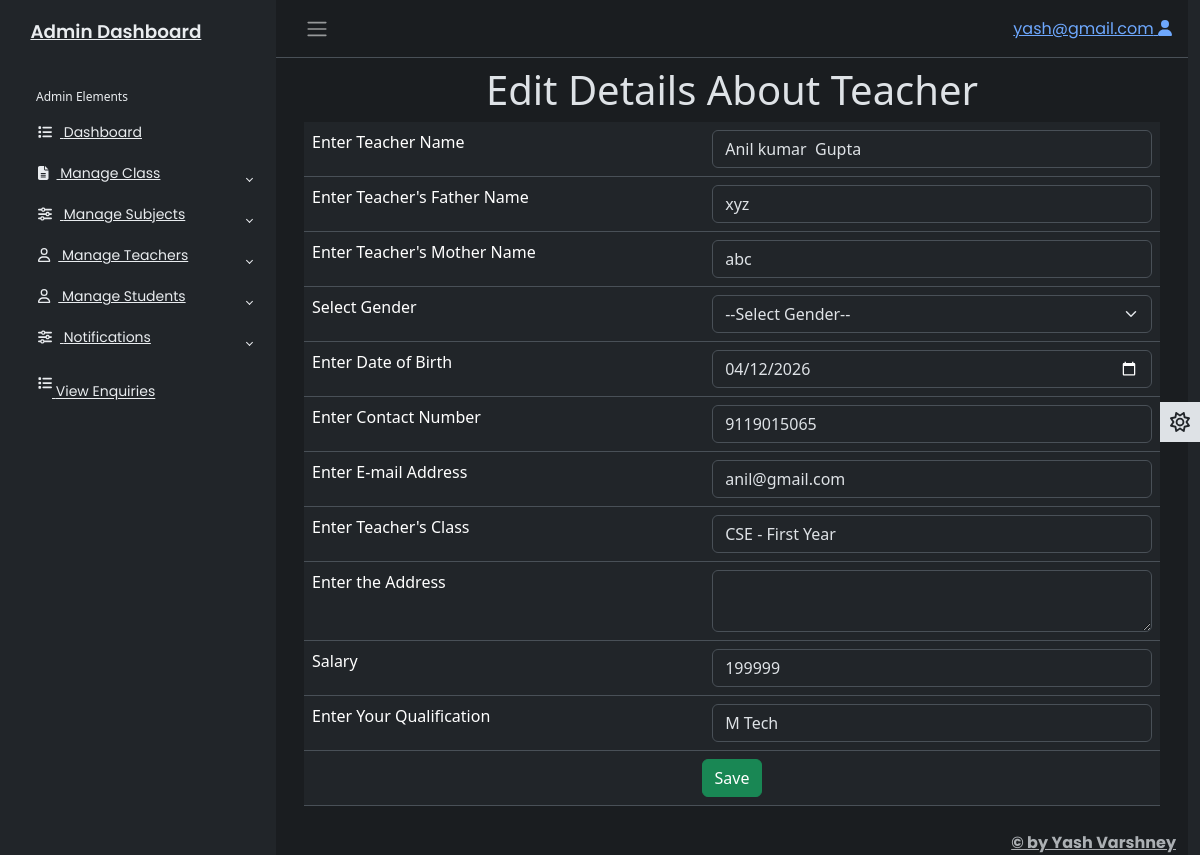
The app's page /adminapp/editteacher/1 (signed in) with its own data.
### adminapp/models.py (models this page shows)
class Teacher(models.Model):
    id = models.AutoField(primary_key=True)
    name = models.CharField(max_length=50)
    fname = models.CharField(max_length=50)
    mname = models.CharField(max_length=50)
    gender = models.CharField(max_length=10)
    dob = models.CharField(max_length=15)
    contactno = models.CharField(max_length=20)
    emailaddress = models.EmailField(max_length=50, unique=True)
    tclass = models.CharField(max_length=30)
    address = models.TextField()
    salary = models.CharField(max_length=10)
    qualification = models.CharField(max_length=50)
    pic = models.ImageField(upload_to='')
    password = models.CharField(max_length=30)
    created_date = models.DateTimeField()

### adminapp/views.py (the view, shortened to what this page needs)
# urls.py: path('editteacher/<id>',views.editteacher,name = 'editteacher'),
@cache_control(no_store = True,no_cache = True,must_revalidate = True)
def editteacher(req,id):
    try:
      if req.session['adminid']!=None:
        adminid = req.session['adminid']
        tl = Teacher.objects.get(id=id)
        return render(req,'editteacher.html',{'adminid':adminid,'tl':tl})
    except KeyError:
       return redirect('login')

### adminapp/templates/editteacher.html (shortened to what this page needs)
{% extends 'adminbase.html' %}
{% load static %}
{% block admin %}
  <div class="row">
    <div class="col-sm-12">
      <h1 class="text-center">Edit Details About Teacher</h1>
      <form method="post">
        <table class="table">
          <tr>
            <td>Enter Teacher Name</td>
            <td>
              <input type="text" name="name" value="{{ tl.name }}" class="form-control" />
            </td>
          </tr>
          <tr>
            <td>Enter Teacher's Father Name</td>
            <td>
              <input type="text" name="fname" value="{{ tl.fname }}" class="form-control" />
            </td>
          </tr>
          <tr>
            <td>Enter Teacher's Mother Name</td>
            <td>
              <input type="text" name="mname" value="{{ tl.mname }}" class="form-control" />
            </td>
          </tr>
          <tr>
            <td>Select Gender</td>
            <td>
              <select name="gender" class="form-select" value="{{ tl.gender }}">
                <option value="">--Select Gender--</option>
              </select>
            </td>
          </tr>
          <tr>
            <td>Enter Date of Birth</td>
            <td>
              <input type="date" name="dob" value="{{ tl.dob }}" class="form-control" />
            </td>
          </tr>
          <tr>
            <td>Enter Contact Number</td>
            <td>
              <input type="number" name="contactno" value="{{ tl.contactno }}" class="form-control" />
            </td>
          </tr>
          <tr>
            <td>Enter E-mail Address</td>
            <td>
              <input type="email" name="emailaddress" value="{{ tl.emailaddress }}" class="form-control" required />
            </td>
          </tr>
          <tr>
            <td>Enter Teacher's Class</td>
            <td>
              <input type="text" name="tclass" value="{{ tl.tclass }}" class="form-control" />
            </td>
          </tr>
          <tr>
            <td>Enter the Address</td>
            <td>
              <textarea name="address" value="{{ tl.address }}" class="form-control"></textarea>
            </td>
          </tr>
          <tr>
            <td>Salary</td>
            <td>
              <input type="number" name="salary" value="{{ tl.salary }}" class="form-control" />
            </td>
          </tr>
          <tr>
            <td>Enter Your Qualification</td>
            <td>
              <input type="text" name="qualification" value="{{ tl.qualification }}" class="form-control" />
            </td>
          </tr>
          <tr>
            <td colspan="2" class="text-center">
              <button type="submit" class="btn btn-success">Save</button>
            </td>
          </tr>
        </table>
      </form>
    </div>
  </div>
{% endblock %}

### adminapp/static/css/adminstyle.css (style rules this page uses)
body { font-family: 'Poppins', sans-serif; font-size: 0.875rem; opacity: 1; overflow-y: scroll; margin: 0; }

### records on screen
Teacher: name "Anil kumar Gupta", fname "xyz", mname "abc", dob "04/12/2026", contactno "9119015065", emailaddress "anil@gmail.com", tclass "CSE - First Year", salary "199999", qualification "M Tech"

### other values on screen
{{ adminid }} "yash@gmail.com"
